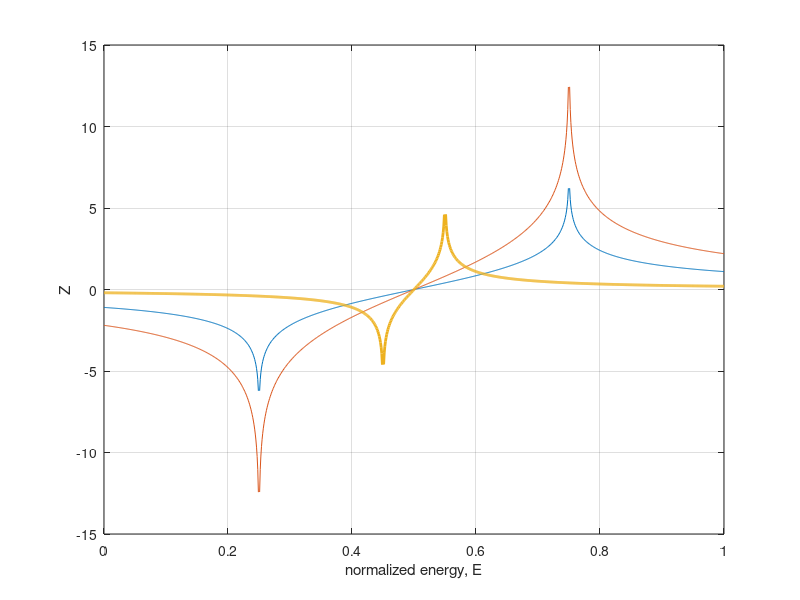

Here is the MATLAB script that generated this plot:
% Modeling the Spectroscopy of a Light Collecting Molecule Coupled to a
% Nanocrystalline Semiconductor
%
% Master of Science in Chemistry
% Washington State University
%
% This code generates Figure 10.4 in my thesis.
%
% by Greg C. Zweigle
%
clear;

% Normalized range of energy for the horizontal axis.
E = [0:0.001:1];

% Equation 10.7, with data for blue curve in Figure 10.4.
k = 1;
E1 = 0.25;
E2 = 0.75;
z1 = k*log(abs((E1-E)./(E2-E)));

% Equation 10.7, with data for green curve in Figure 10.4.
k = 2;
E1 = 0.25;
E2 = 0.75;
z2 = k*log(abs((E1-E)./(E2-E)));

% Equation 10.7, with data for red curve in Figure 10.4.
k = 1;
E1 = 0.45;
E2 = 0.55;
z3 = k*log(abs((E1-E)./(E2-E)));

% Figure 10.4
plot(E,z1,E,z2,E,z3,'LineWidth',2);
xlabel('normalized energy, E');
ylabel('Z');
grid;
